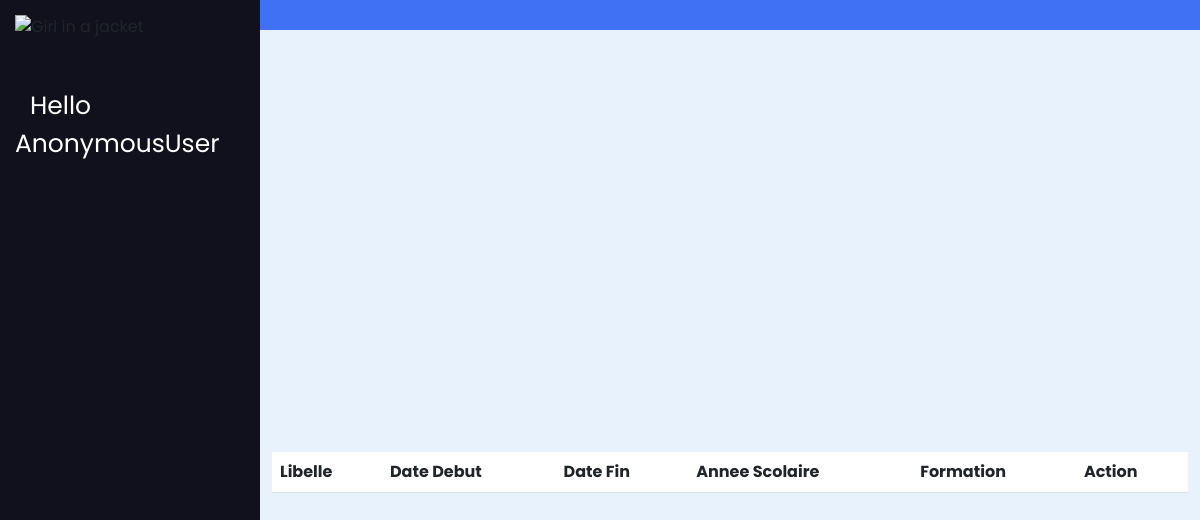
The page /list_semester/ on the database as committed earlier.
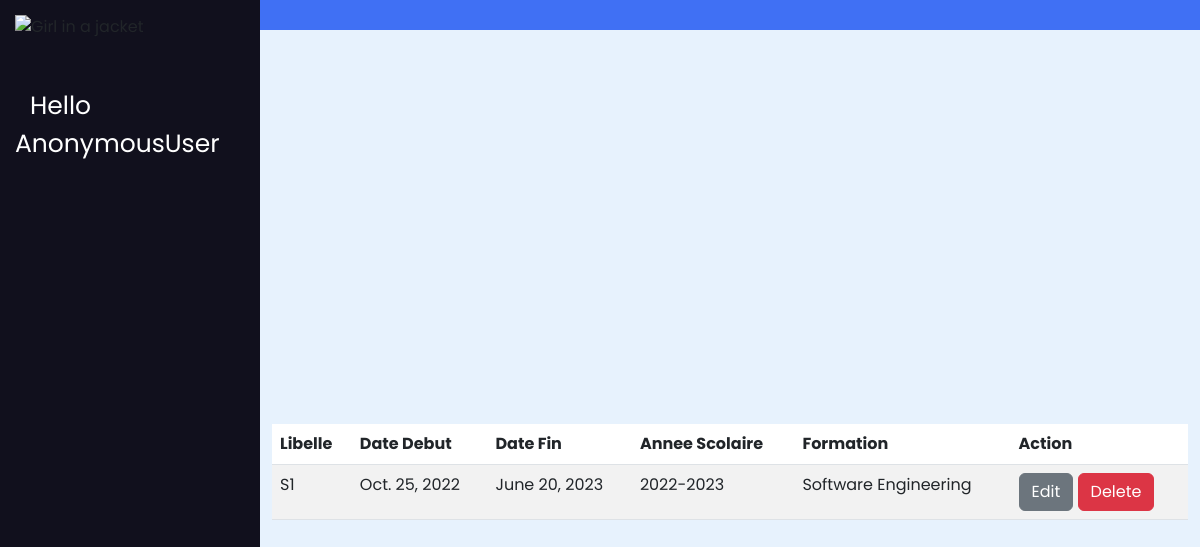
The same page on the database as committed later.
### exam_app/models.py (models this page shows, shortened)
class Semestre(models.Model):
    libelle = models.CharField(max_length=30)
    date_debut = models.DateField()
    date_fin = models.DateField()
    annee_scolaire = models.CharField(max_length=30)
    formation = models.ForeignKey('Formation', on_delete=models.CASCADE)

class Formation(models.Model):
    name = models.CharField(max_length=30)
    departement = models.ForeignKey('Departement', on_delete=models.CASCADE)
    def __str__(self):
        return self.name

### exam_app/views.py (the view)
# urls.py: path('list_semester/', semesterListView, name='semester_list'),
def semesterListView(request):
    semestres = Semestre.objects.all()
    return render(request, 'semester_list.html', {'semestres': semestres})

### exam_app/templates/semester_list.html
{% extends "base.html" %}
{% block content %}
<div class="container">
    <table class="table table-striped">
        <thead>
            <tr>
                <th>Libelle</th>
                <th>Date Debut</th>
                <th>Date Fin</th>
                <th>Annee Scolaire</th>
                <th>Formation</th>
                <th>Action</th>
            </tr>
        </thead>
        <tbody>
            {% for semestre in semestres %}
            <tr>
                <td>{{ semestre.libelle }}</td>
                <td>{{ semestre.date_debut }}</td>
                <td>{{ semestre.date_fin }}</td>
                <td>{{ semestre.annee_scolaire }}</td>
                <td>{{ semestre.formation }}</td>
                <td>
                    <a href="{% url 'semester_update' semestre.id %}" class="btn btn-secondary">Edit</a>
                    <a href="{% url 'semester_delete' semestre.id %}" class="btn btn-danger">Delete</a>
                </td>
            </tr>
            {% endfor %}
        </tbody>
    </table>
</div>
{% endblock content %}

Rows that differ between the two databases and show on the page:
added Semestre: libelle "S1", date_debut "Oct. 25, 2022", date_fin "June 20, 2023", annee_scolaire "2022-2023", formation "Software Engineering"
